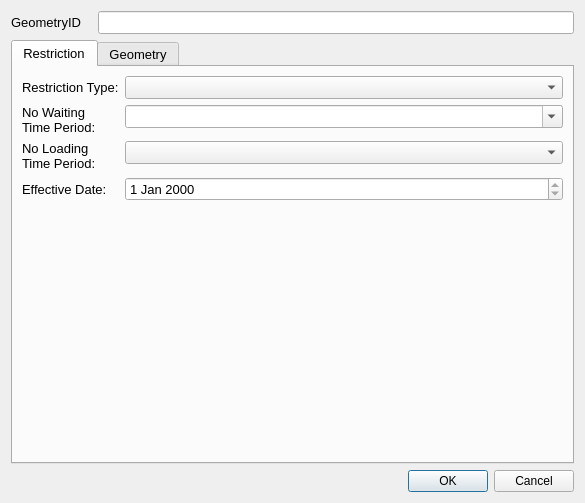
<?xml version="1.0" encoding="UTF-8"?>
<ui version="4.0">
 <class>restrictionDialog</class>
 <widget class="QDialog" name="restrictionDialog">
  <property name="geometry">
   <rect>
    <x>0</x>
    <y>0</y>
    <width>585</width>
    <height>503</height>
   </rect>
  </property>
  <property name="minimumSize">
   <size>
    <width>0</width>
    <height>0</height>
   </size>
  </property>
  <property name="font">
   <font>
    <family>Arial</family>
   </font>
  </property>
  <property name="windowTitle">
   <string>Dialog</string>
  </property>
  <property name="sizeGripEnabled">
   <bool>false</bool>
  </property>
  <layout class="QFormLayout" name="formLayout">
   <property name="fieldGrowthPolicy">
    <enum>QFormLayout::AllNonFixedFieldsGrow</enum>
   </property>
   <item row="0" column="0">
    <widget class="QLabel" name="label">
     <property name="minimumSize">
      <size>
       <width>81</width>
       <height>16</height>
      </size>
     </property>
     <property name="font">
      <font>
       <pointsize>10</pointsize>
      </font>
     </property>
     <property name="text">
      <string>GeometryID</string>
     </property>
    </widget>
   </item>
   <item row="0" column="1">
    <widget class="QLineEdit" name="GeometryID">
     <property name="font">
      <font>
       <pointsize>10</pointsize>
      </font>
     </property>
     <property name="inputMask">
      <string/>
     </property>
     <property name="readOnly">
      <bool>true</bool>
     </property>
     <property name="placeholderText">
      <string/>
     </property>
    </widget>
   </item>
   <item row="2" column="0" colspan="2">
    <widget class="QTabWidget" name="tabWidget">
     <property name="minimumSize">
      <size>
       <width>0</width>
       <height>0</height>
      </size>
     </property>
     <property name="font">
      <font>
       <pointsize>10</pointsize>
      </font>
     </property>
     <property name="cursor">
      <cursorShape>IBeamCursor</cursorShape>
     </property>
     <property name="mouseTracking">
      <bool>true</bool>
     </property>
     <property name="acceptDrops">
      <bool>true</bool>
     </property>
     <property name="currentIndex">
      <number>0</number>
     </property>
     <widget class="QWidget" name="Supply">
      <property name="focusPolicy">
       <enum>Qt::NoFocus</enum>
      </property>
      <attribute name="title">
       <string>Restriction</string>
      </attribute>
      <layout class="QFormLayout" name="formLayout_2">
       <item row="0" column="0">
        <widget class="QLabel" name="lbl_RestrictionType">
         <property name="minimumSize">
          <size>
           <width>90</width>
           <height>16</height>
          </size>
         </property>
         <property name="font">
          <font>
           <pointsize>10</pointsize>
          </font>
         </property>
         <property name="text">
          <string>Restriction Type:</string>
         </property>
        </widget>
       </item>
       <item row="0" column="1">
        <widget class="QComboBox" name="RestrictionTypeID">
         <property name="currentIndex">
          <number>-1</number>
         </property>
        </widget>
       </item>
       <item row="1" column="0">
        <widget class="QLabel" name="lbl_WaitingTimePeriod">
         <property name="minimumSize">
          <size>
           <width>90</width>
           <height>16</height>
          </size>
         </property>
         <property name="font">
          <font>
           <pointsize>10</pointsize>
          </font>
         </property>
         <property name="text">
          <string>No Waiting Time Period:</string>
         </property>
         <property name="wordWrap">
          <bool>true</bool>
         </property>
        </widget>
       </item>
       <item row="1" column="1">
        <widget class="QComboBox" name="NoWaitingTimeID">
         <property name="editable">
          <bool>true</bool>
         </property>
        </widget>
       </item>
       <item row="2" column="0">
        <widget class="QLabel" name="lbl_WaitingTimePeriod_2">
         <property name="minimumSize">
          <size>
           <width>90</width>
           <height>16</height>
          </size>
         </property>
         <property name="font">
          <font>
           <pointsize>10</pointsize>
          </font>
         </property>
         <property name="text">
          <string>No Loading Time Period:</string>
         </property>
         <property name="wordWrap">
          <bool>true</bool>
         </property>
        </widget>
       </item>
       <item row="2" column="1">
        <widget class="QComboBox" name="NoLoadingTimeID"/>
       </item>
       <item row="3" column="0">
        <widget class="QLabel" name="lbl_OpenDate">
         <property name="text">
          <string>Effective Date:</string>
         </property>
        </widget>
       </item>
       <item row="3" column="1">
        <widget class="QDateEdit" name="OpenDate">
         <property name="readOnly">
          <bool>true</bool>
         </property>
        </widget>
       </item>
      </layout>
     </widget>
     <widget class="QWidget" name="tab">
      <attribute name="title">
       <string>Geometry</string>
      </attribute>
      <layout class="QFormLayout" name="formLayout_3">
       <item row="0" column="0">
        <widget class="QLabel" name="label_5">
         <property name="font">
          <font>
           <pointsize>10</pointsize>
          </font>
         </property>
         <property name="text">
          <string>Length (m):</string>
         </property>
        </widget>
       </item>
       <item row="0" column="1">
        <widget class="QLineEdit" name="Length">
         <property name="font">
          <font>
           <pointsize>10</pointsize>
          </font>
         </property>
         <property name="readOnly">
          <bool>true</bool>
         </property>
        </widget>
       </item>
       <item row="1" column="0">
        <widget class="QLabel" name="lbl_RoadName">
         <property name="minimumSize">
          <size>
           <width>90</width>
           <height>16</height>
          </size>
         </property>
         <property name="font">
          <font>
           <pointsize>10</pointsize>
          </font>
         </property>
         <property name="text">
          <string>Road Name:</string>
         </property>
        </widget>
       </item>
       <item row="1" column="1">
        <widget class="QLineEdit" name="RoadName"/>
       </item>
       <item row="2" column="0">
        <widget class="QLabel" name="lbl_USRN">
         <property name="minimumSize">
          <size>
           <width>90</width>
           <height>16</height>
          </size>
         </property>
         <property name="font">
          <font>
           <pointsize>10</pointsize>
          </font>
         </property>
         <property name="text">
          <string>USRN:</string>
         </property>
        </widget>
       </item>
       <item row="2" column="1">
        <widget class="QLineEdit" name="USRN"/>
       </item>
       <item row="3" column="0">
        <widget class="QLabel" name="lbl_GeometryType">
         <property name="minimumSize">
          <size>
           <width>90</width>
           <height>16</height>
          </size>
         </property>
         <property name="font">
          <font>
           <pointsize>10</pointsize>
          </font>
         </property>
         <property name="text">
          <string>Geometry Type</string>
         </property>
        </widget>
       </item>
       <item row="3" column="1">
        <widget class="QComboBox" name="GeomShapeID">
         <property name="editable">
          <bool>false</bool>
         </property>
         <property name="currentIndex">
          <number>-1</number>
         </property>
        </widget>
       </item>
       <item row="4" column="0">
        <widget class="QLabel" name="lbl_RoadName_2">
         <property name="minimumSize">
          <size>
           <width>90</width>
           <height>16</height>
          </size>
         </property>
         <property name="font">
          <font>
           <pointsize>10</pointsize>
          </font>
         </property>
         <property name="text">
          <string>RestrictionID:</string>
         </property>
        </widget>
       </item>
       <item row="4" column="1">
        <widget class="QLineEdit" name="RestrictionID"/>
       </item>
      </layout>
     </widget>
    </widget>
   </item>
   <item row="4" column="1">
    <widget class="QDialogButtonBox" name="button_box">
     <property name="orientation">
      <enum>Qt::Horizontal</enum>
     </property>
     <property name="standardButtons">
      <set>QDialogButtonBox::Cancel|QDialogButtonBox::Ok</set>
     </property>
    </widget>
   </item>
  </layout>
 </widget>
 <resources/>
 <connections>
  <connection>
   <sender>button_box</sender>
   <signal>accepted()</signal>
   <receiver>restrictionDialog</receiver>
   <slot>accept()</slot>
   <hints>
    <hint type="sourcelabel">
     <x>310</x>
     <y>465</y>
    </hint>
    <hint type="destinationlabel">
     <x>249</x>
     <y>239</y>
    </hint>
   </hints>
  </connection>
  <connection>
   <sender>button_box</sender>
   <signal>rejected()</signal>
   <receiver>restrictionDialog</receiver>
   <slot>reject()</slot>
   <hints>
    <hint type="sourcelabel">
     <x>310</x>
     <y>465</y>
    </hint>
    <hint type="destinationlabel">
     <x>249</x>
     <y>239</y>
    </hint>
   </hints>
  </connection>
 </connections>
</ui>
